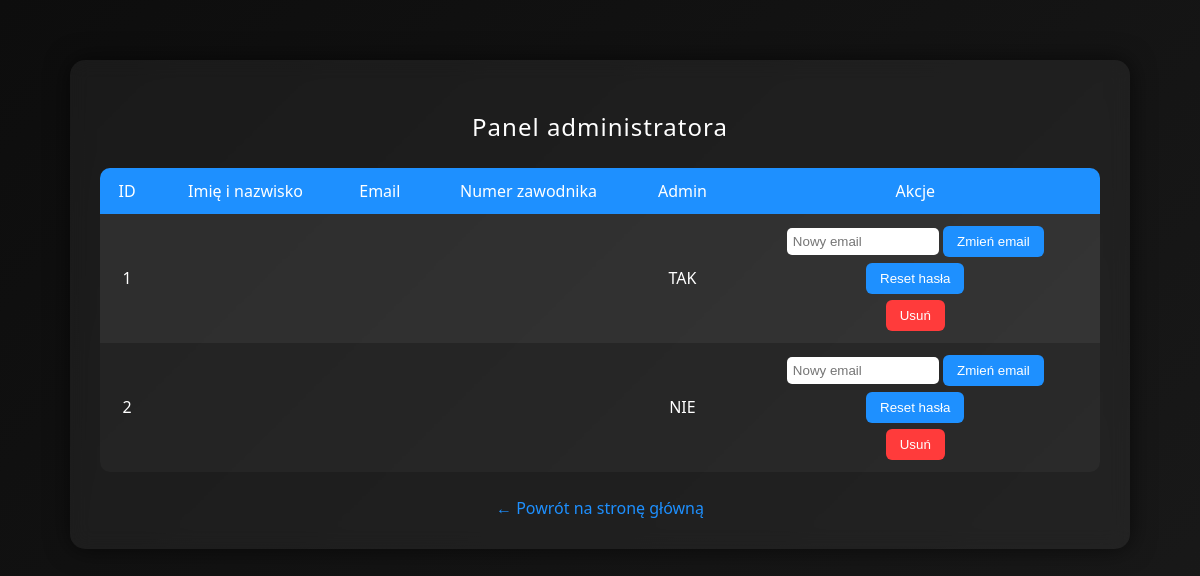
Page /admin (signed in) on the earlier database version.
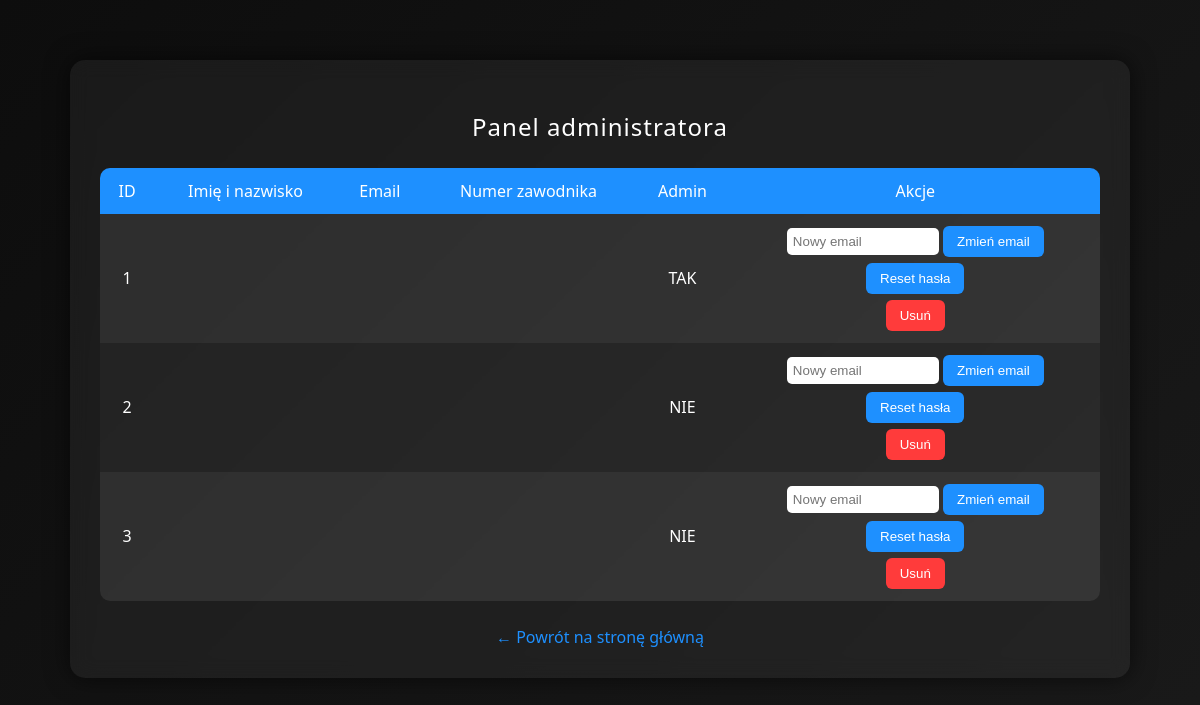
Same page on the later database version.
### tables this page shows
CREATE TABLE users (
            id INTEGER PRIMARY KEY AUTOINCREMENT,
            first_name TEXT NOT NULL,
            last_name TEXT NOT NULL,
            player_alias TEXT UNIQUE NOT NULL,
            is_admin INTEGER DEFAULT 0
        );

### app.py (the view)
@app.route("/admin")
def admin_panel():
    if "user_id" not in session:
        return redirect("/login")
    if session.get("is_admin") != 1:
        return "Brak dostępu"
    conn = get_db()
    users = conn.execute(
        "SELECT id, first_name, last_name, player_alias, is_admin FROM users"
    ).fetchall()
    conn.close()
    return render_template("admin.html", users=users)

### app.py (called while the page is built)
def get_db():
    conn = sqlite3.connect("database.db")
    conn.row_factory = sqlite3.Row
    return conn

### templates/admin.html (shortened to what this page needs)
<!DOCTYPE html>
<html lang="pl">
<head>
</head>
<body>
<div class="container">
    <h2>Panel administratora</h2>
    <table>
        <tr>
            <th>ID</th>
            <th>Imię i nazwisko</th>
            <th>Email</th>
            <th>Numer zawodnika</th>
            <th>Admin</th>
            <th>Akcje</th>
        </tr>
        {% for u in users %}
        <tr>
            <td>{{ u.id }}</td>
            <td>{{ u.full_name }}</td>
            <td>{{ u.email }}</td>
            <td>{{ u.player_number }}</td>
            <td>{{ "TAK" if u.is_admin == 1 else "NIE" }}</td>
            <td>
                <form action="/admin/change_email" method="POST">
                    <input type="email" name="new_email" class="email-input" placeholder="Nowy email" required>
                    <button type="submit" class="action-btn">Zmień email</button>
                </form>
                <form action="/admin/reset_password" method="POST">
                    <button type="submit" class="action-btn">Reset hasła</button>
                </form>
                <form action="/delete_user/{{ u.id }}" method="POST" onsubmit="return confirm('Usunąć użytkownika?');">
                    <button type="submit">Usuń</button>
                </form>
            </td>
        </tr>
        {% endfor %}
    </table>
    <a href="/" class="back">← Powrót na stronę główną</a>
</div>
</body>
</html>

### templates/admin.html (style rules this page uses)
body { margin: 0; padding: 0; font-family: "Segoe UI", Arial, sans-serif; background: linear-gradient(135deg, #0d0d0d, #1a1a1a); color: #fff; min-height: 100vh; }
.container { width: 90%; max-width: 1000px; margin: 60px auto; background: rgba(255,255,255,0.05); padding: 30px; border-radius: 15px; backdrop-filter: blur(10px); box-shadow: 0 0 25px rgba(0,0,0,0.6); animation: fadeIn 0.8s ease-out; }
h2 { text-align: center; margin-bottom: 25px; font-weight: 300; letter-spacing: 1px; }
table { width: 100%; border-collapse: collapse; background: rgba(255,255,255,0.03); border-radius: 10px; overflow: hidden; }
th, td { padding: 12px; text-align: center; }
th { background: #1e90ff; color: white; font-weight: 500; }
tr:nth-child(even) { background: rgba(255,255,255,0.05); }
button { padding: 8px 14px; background: #ff3b3b; border: none; border-radius: 6px; color: white; cursor: pointer; transition: 0.2s; }
.email-input { padding: 6px; border-radius: 5px; border: none; margin-bottom: 5px; width: 140px; }
.action-btn { background: #1e90ff; margin-bottom: 6px; }
a.back { display: block; text-align: center; margin-top: 25px; color: #1e90ff; text-decoration: none; font-size: 16px; }

Differences in the rows shown:
added users: id "3", is_admin "NIE"
